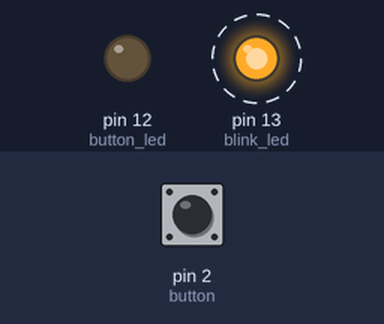
A sketch run on a simulated Arduino Uno, built with avr-gcc and run on an emulated ATmega328P. Shown: output pins drawn as LEDs (lit = HIGH). Dashed ring = blinking. The inputs (shaded band) are chosen by the test bench; at power-on: pin 2 (button) LOW.

Above: at 6.8 s.
6.9 s: pin 2 (button) pulled HIGH for 2.6 s
At 8.8 s:
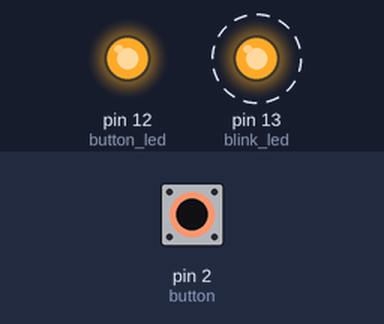
Timing chart, 0 to 17.0 s (numbered marks = the images above; inputs shaded):
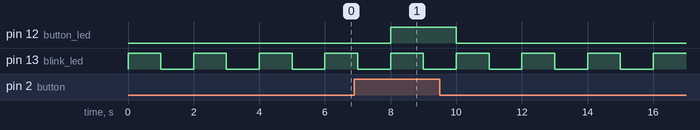

Measured:
- after the input at 6.9 s, pin 12 (button_led): LOW → HIGH after 1.1 s, → LOW 2.0 s later
- by itself, pin 13 (blink_led): alternates HIGH for 1.0 s and LOW for 1.0 s

The sketch:

wp3_ex_1.ino
```cpp
// (C) Emma Litvin, Nicole Quinstedt. Group: 11 (2023)
// Work package 3
// Exercise 1
// Submission code: XXXX

/*------------------------------------------------------------------------------------------
Exercise 1: Simple system in TinkerCad, which uses one LED blink periodically (e.g., once a
 second).
 Second LED is on when button is pressed, and it's of when the button is not pressed.
-------------------------------------------------------------------------------------------*/

// Define section
#define blink_led 13                  // LED that blinks is connected to pin 13
#define button_led 12                 // LED that is on when the button is pressed is connected to pin 12
#define button 2                      // Button is connected to pin 2

int blinkingInterval = 1000;          // Time delay for blinking LED (1 second in our case)
int buttonState = 0;                  // Initial state of the button (0 indicaes that the button is not pressed)

// Setup function executes only once each time it is reset or turned on
void setup()
{
   pinMode(blink_led, OUTPUT);        // Set pin for blinking LED to output
   pinMode(button_led, OUTPUT);       // Set pin for LED actived by pressing the button to output
   pinMode(button, INPUT);            // Set pin for the button to input
}

// Function that runs infinitely to run the code
void loop()
{
   digitalWrite(blink_led, HIGH);    // Turn on pin for blinking LED
   delay(blinkingInterval);          // Pause for 1 second
   digitalWrite(blink_led, LOW);     // Turn off pin for blinking LED
   delay(blinkingInterval);          // Pause for 1 second

   // Read the state of button
   buttonState = digitalRead(button);
   // Check if button is pressed
   // If it is, buttonState is HIGH
   if (buttonState == HIGH)
   {
      // Turn the LED on
      digitalWrite(button_led, HIGH);
    } // If it not pressed
    else
    {
      // Nothing happens
      digitalWrite(button_led, LOW);
    }
}
```
